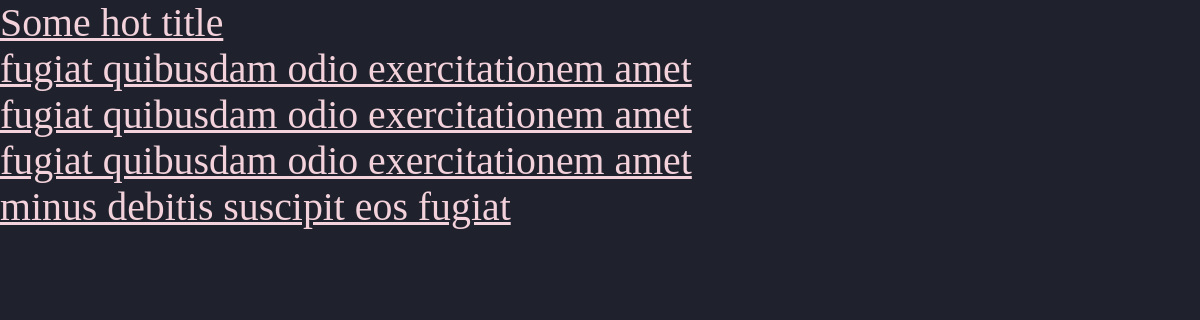
Page /all_headers/2 on the earlier database version.
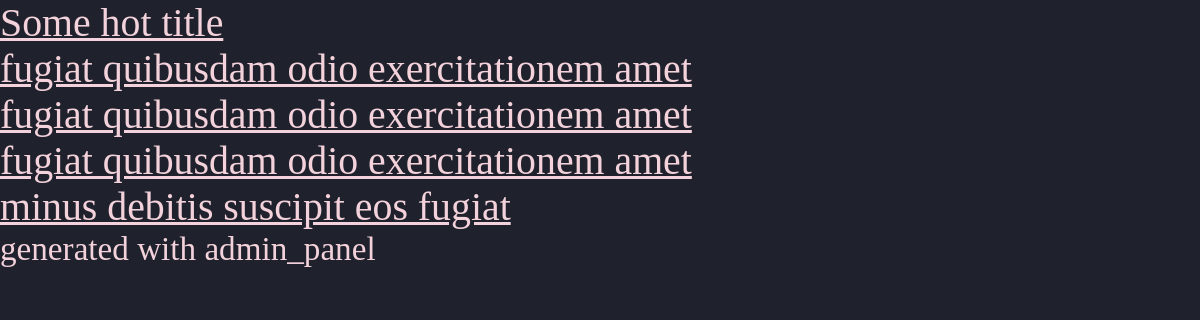
Same page on the later database version.
### blog_models/models.py (models this page shows, shortened)
class Article(Model):
    title = CharField(max_length=200, default=lorem_ipsum.words(count=5, common=False))
    content = TextField(default=lorem_ipsum.words(count=20, common=False))
    publication_date = DateField(default=(datetime.now()
                                          - timedelta(weeks=4 * choice(range(5, 95))))
                                 .date()
                                 .strftime("%Y-%m-%d"))
    author = ForeignKey(Author, on_delete=CASCADE)
    tags = CharField(max_length=100, default=lorem_ipsum.words(count=3, common=False))
    views = IntegerField(default=0)
    isPublished = BooleanField(default=True)

### blog_models/views.py (the view)
# urls.py: path('all_headers/<int:author_id>', views.GetArticleHeaders.as_view(), name='headers_by_id'),
class GetArticleHeaders(TemplateView):
    template_name = "blog_models/all_headers.html"
    def get_context_data(self, **kwargs):
        aid = kwargs['author_id']
        context = super().get_context_data(**kwargs)
        context['title'] = f'Get all article titles of {Author.objects.filter(id=aid).first().full_name}'
        context['articles'] = Article.objects.filter(author_id__exact=aid)
        return context

### blog_models/templates/blog_models/all_headers.html (shortened to what this page needs)
{% extends 'base.html' %}
{% block content %}
<ol>
{% for art in articles %}
<li>{% if art.isPublished %}
<a href ={% url 'get_article' art.pk %}>{{ art.title }}</a>
{% else %}
{{ art.title }} {% endif %} {% endfor %}</li></ol>
{% endblock %}

Differences in the rows shown:
added Article: title "generated with admin_panel"
